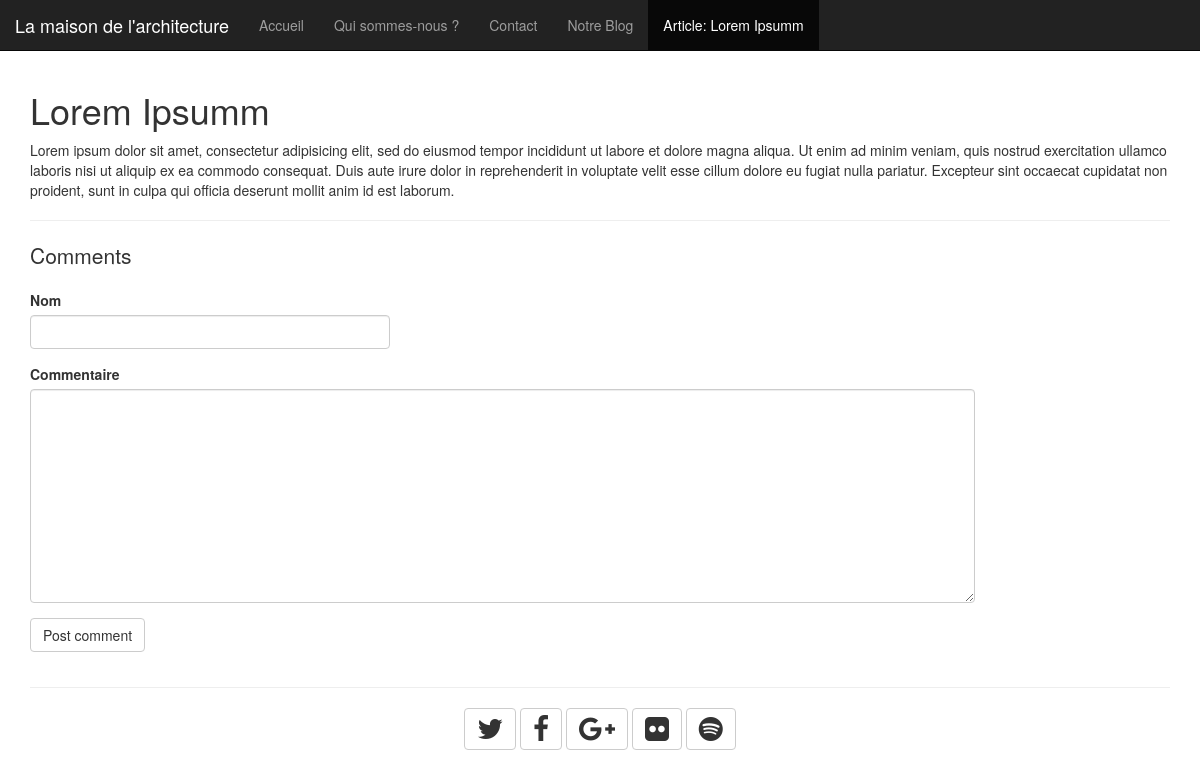
The page /blog/posts/2 on the database as committed earlier.
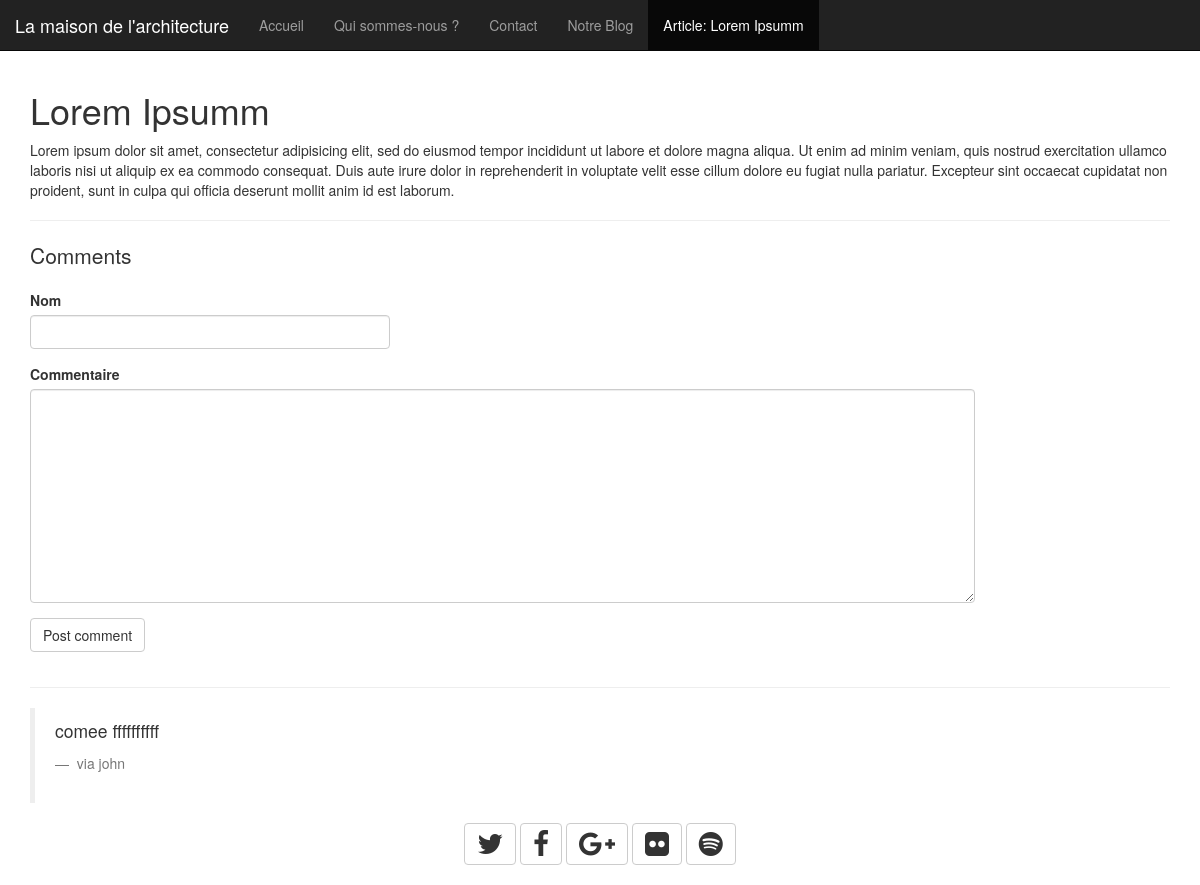
The same page on the database as committed later.
### app/models.py (models this page shows)
class Comment(db.Model):
    __tablename__ = 'comments'
    id              = db.Column(db.Integer, primary_key=True)
    author_name     = db.Column(db.String(255))
    author_email    = db.Column(db.String(255))
    content         = db.Column(db.Text)
    post_id         = db.Column(db.Integer, db.ForeignKey('posts.id'))

### app/routes.py (the view, shortened to what this page needs)
@app.route('/blog/posts/<int:id>', methods=['GET', 'POST'])
def post_detail(id):
    post = Post.query.filter_by(id=id).first_or_404()
    form = CommentForm(request.form)
    context = {
        'post': post,
        'form': form,
    }
    return render_template('blog/post_detail.html', **context)

### app/forms.py
class CommentForm(Form):
    name = StringField('Nom', [DataRequired()])
    content = TextAreaField('Commentaire', [DataRequired()])

### app/templates/blog/post_detail.html
{% extends 'blog/blog_layout.html' %}
{% block active %}
    <li><a href="{{ url_for('home_blog') }}">Notre Blog</a></li>
  <li class="active"><a>Article: {{ post.title }}</a></li>
{% endblock active %}
{% block body %}
    <div>
        <h1 class="title">{{ post.title }}</h1>
        <p class="content">{{ post.content|safe }}</p>
    </div>
    <hr/>
    <div>
        <p class="lead">Comments</p>
        {% from 'includes/_formhelpers.html' import render_field2 %}
        <form class="row" method="POST" action="">
            <div class="form-group col-sm-4 ">
                {{ render_field2(form.name, class_="form-control", required="required") }}
            </div>
            <div class="form-group col-sm-10">
                {{ render_field2(form.content, class_="form-control", required="required", rows="10") }}
            </div>
            <div class="form-group col-sm-4">
                <input type="submit" value="Post comment" class="btn btn-default" />
            </div>
        </form>
        <hr/>
        {% for comment in post.comments %}
            <blockquote>
                <p>
                    {{ comment.content }}
                </p>
                <footer>
                    via {{ comment.author_name }}
                </footer>
            </blockquote>
        {% endfor %}
    </div>
{% endblock body %}

Rows that differ between the two databases and show on the page:
added Comment: content "comee ffffffffff", author_name "john"
